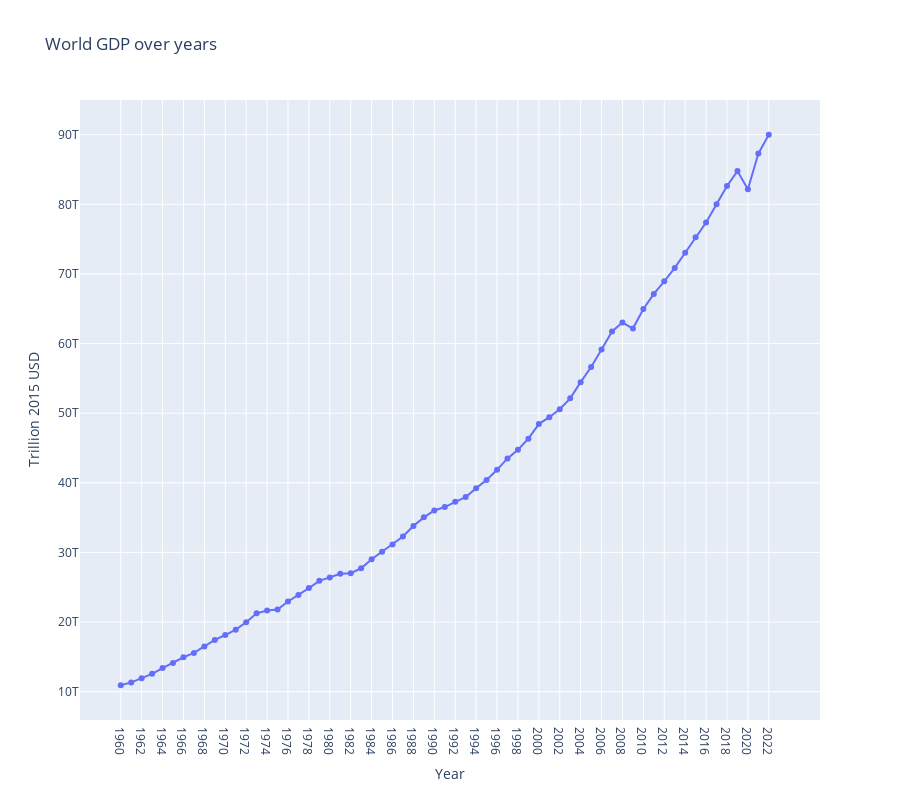

The cell this chart's notebook holds for it:
### Markdown cell above
#### GDP

### Code cell
# Creating an interactive line plot with plotly
fig = px.line(GDP, x='Year', y='GDP', title='World GDP over years')

# Adjusting layout to make the plot area taller and set y-axis range
fig.update_layout(
    height=800,  # Adjust height of the entire figure
    yaxis=dict(title='Trillion 2015 USD')  # Set y-axis title
)


# Update hover template
fig.update_traces(mode='lines+markers', hovertemplate='Year: %{x}<br>Temperature: %{y}°C')

fig.show()
